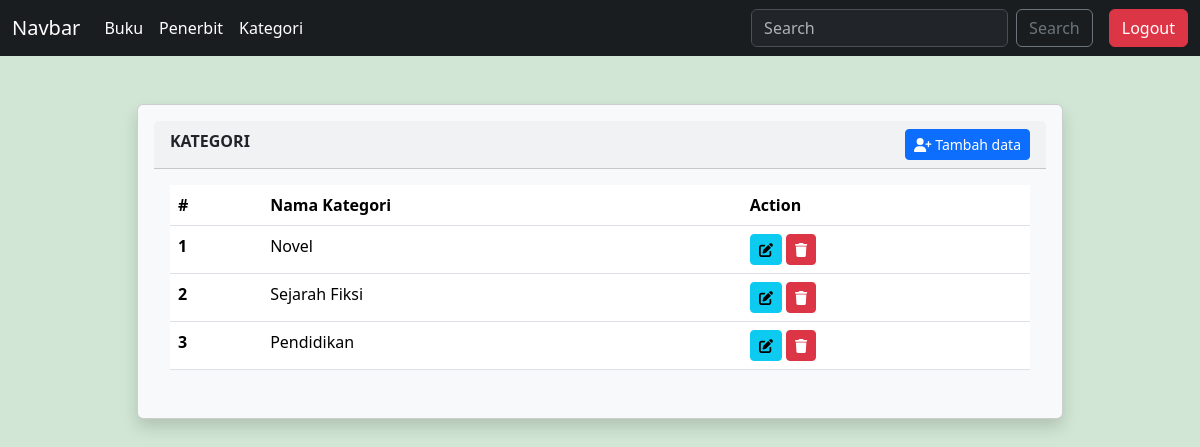
The page /kategori/index.php on the database its author committed.
### tables this page shows
CREATE TABLE `kategori` (
  `id` int(11) NOT NULL,
  `nm_ktg` varchar(100) NOT NULL
);

### kategori/index.php (the view, shortened to what this page needs)
<!DOCTYPE html>
<html lang="en">
<head>
    <link href="https://cdn.jsdelivr.net/npm/bootstrap@5.3.8/dist/css/bootstrap.min.css" rel="stylesheet"
>
    <link rel="stylesheet" href="../css/all.css">
</head>
<body style="background-color:#d1e6d4">
    <?php
    include_once("../navbar.php");
    ?>
    <div class="container">
        <div class="row my-5">
            <div class="col-10 m-auto">
                <div class="card shadow p-3 mb-5 bg-body-tertiary rounded">
                    <div class="card-header">
                        <b>KATEGORI</b>
                        <a href="form_tambah.php" class="float-end btn btn-primary btn-sm"><i class="fa-solid fa-user-plus"></i> Tambah data</a>
                    </div>
                    <div class="card-body">
                        <table class="table">
                            <thead>
                                <tr>
                                    <th scope="col">#</th>
                                    <th scope="col">Nama Kategori</th>
                                    <th scope="col">Action</th>
                                </tr>
                            </thead>
                            <tbody>
                                <?php
                                include("../koneksi.php");
                                $qry = "SELECT * FROM kategori";
                                $tampil = mysqli_query($koneksi,$qry);
                                $nomor = 1;
                                foreach($tampil as $data){
                                ?>
                                <tr>
                                    <th scope="row"><?=$nomor++?></th>
                                    <td><?=$data['nm_ktg']?></td>
                                    <td>
                                        <a href="formedit.php?id=<?=$data['id']?>" class="btn btn-info btn-sm"><i class="fa-solid fa-pen-to-square"></i></a>
                                        <button class="btn btn-danger btn-sm" data-bs-toggle="modal" data-bs-target="#modalhapus<?=$data['id']?>"><i class="fa-solid fa-trash"></i></button>
                                    </td>
                                </tr>
                                <?php
                                }
                                ?>
                            </tbody>
                        </table>
                    </div>
                </div>
            </div>
        </div>
    </div>
</body>
</html>

### rows shown on the page
kategori: nm_ktg "Novel"
kategori: nm_ktg "Sejarah Fiksi"
kategori: nm_ktg "Pendidikan"
